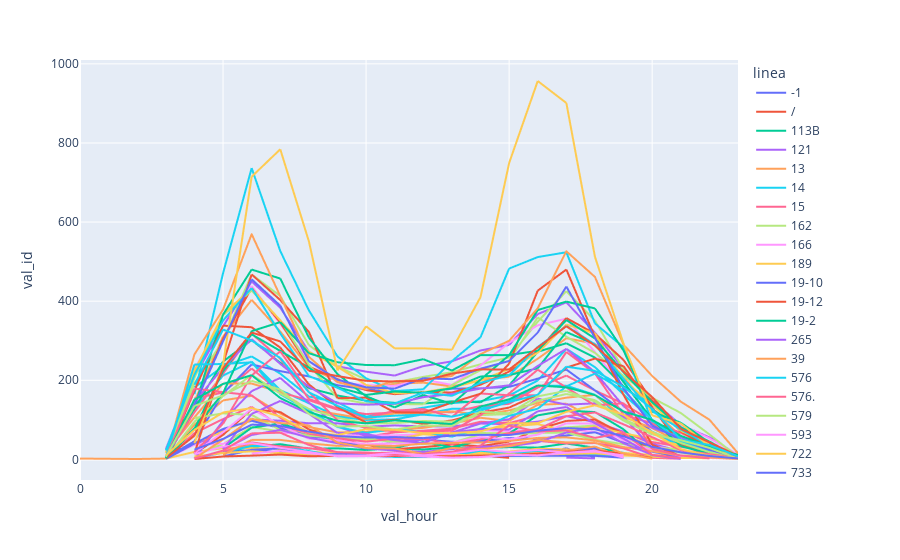

Here is the notebook cell this chart was saved with:
### Code cell
# EDA
# kennedy

# promedio mensual de validaciones por hora para distintas lineas

valid_ken_pltmeanlinea=valid_ken_raw[valid_ken_raw['val_month']==4].groupby(['linea', 'val_hour', 'fecha_clearing'])['val_id'].count()
valid_ken_pltmeanlinea=valid_ken_pltmeanlinea.reset_index()
valid_ken_pltmeanlinea=valid_ken_pltmeanlinea.groupby(['linea', 'val_hour'])['val_id'].mean().reset_index()

fig7 = px.line(valid_ken_pltmeanlinea, x="val_hour", y="val_id", color='linea')
fig7.show()

### Figure 1 — Plotly figure (JSON) as saved in the notebook; plotly's stock layout.template omitted (floating-point values rounded to 4 significant figures)
{"data": [{"hovertemplate": "linea=-1<br>val_hour=%{x}<br>val_id=%{y}<extra></extra>", "legendgroup": "-1", "line": {"color": "#636efa", "dash": "solid"}, "mode": "lines", "name": "-1", "showlegend": true, "type": "scattergl", "x": [0, 2, 3, 4, 5, 6, 7, 8, 9, 10, 11, 12, 13, 14, 15, 16, 17, 18, 19, 20, 21, 22, 23], "xaxis": "x", "y": [null, null, null, null, null, null, null, null, null, null, null, null, null, null, null, 14, 28, 5, null, null, null, null, null], "yaxis": "y"}, {"hovertemplate": "linea=/<br>val_hour=%{x}<br>val_id=%{y}<extra></extra>", "legendgroup": "/", "line": {"color": "#EF553B", "dash": "solid"}, "mode": "lines", "name": "/", "showlegend": true, "type": "scattergl", "x": [0, 2, 3, 4, 5, 6, 7, 8, 9, 10, 11, 12, 13, 14, 15, 16, 17, 18, 19, 20, 21, 22, 23], "xaxis": "x", "y": [null, null, null, null, null, null, null, null, null, 6, null, null, null, 10, 4, null, null, 9, null, null, null, null, null], "yaxis": "y"}, {"hovertemplate": "linea=113B<br>val_hour=%{x}<br>val_id=%{y}<extra></extra>", "legendgroup": "113B", "line": {"color": "#00cc96", "dash": "solid"}, "mode": "lines", "name": "113B", "showlegend": true, "type": "scattergl", "x": [0, 2, 3, 4, 5, 6, 7, 8, 9, 10, 11, 12, 13, 14, 15, 16, 17, 18, 19, 20, 21, 22, 23], "xaxis": "x", "y": [null, null, null, null, 18.16, 31.68, 38.56, 27.24, 27.92, 23.92, 28, 24.96, 30.8, 28.84, 31, 29.72, 40.08, 29.56, 16.44, 10.44, 4.059, 7, null], "yaxis": "y"}, {"hovertemplate": "linea=121<br>val_hour=%{x}<br>val_id=%{y}<extra></extra>", "legendgroup": "121", "line": {"color": "#ab63fa", "dash": "solid"}, "mode": "lines", "name": "121", "showlegend": true, "type": "scattergl", "x": [0, 2, 3, 4, 5, 6, 7, 8, 9, 10, 11, 12, 13, 14, 15, 16, 17, 18, 19, 20, 21, 22, 23], "xaxis": "x", "y": [null, null, null, 36.32, 72.52, 101.2, 97.76, 91.2, 91.28, 82.52, 85.96, 83.32, 83.6, 90.72, 88.76, 95.36, 109.4, 94.04, 69.92, 39.44, 20.44, 12.05, 2.286], "yaxis": "y"}, {"hovertemplate": "linea=13<br>val_hour=%{x}<br>val_id=%{y}<extra></extra>", "legendgroup": "13", "line": {"color": "#FFA15A", "dash": "solid"}, "mode": "lines", "name": "13", "showlegend": true, "type": "scattergl", "x": [0, 2, 3, 4, 5, 6, 7, 8, 9, 10, 11, 12, 13, 14, 15, 16, 17, 18, 19, 20, 21, 22, 23], "xaxis": "x", "y": [null, null, 5.375, 87.59, 149.1, 160.9, 115.9, 81.88, 68.16, 69.44, 73.88, 79.76, 90.32, 105.2, 97.28, 138.1, 140.9, 102.6, 61.52, 32.6, 24.47, 12.57, 3.143], "yaxis": "y"}, {"hovertemplate": "linea=14<br>val_hour=%{x}<br>val_id=%{y}<extra></extra>", "legendgroup": "14", "line": {"color": "#19d3f3", "dash": "solid"}, "mode": "lines", "name": "14", "showlegend": true, "type": "scattergl", "x": [0, 2, 3, 4, 5, 6, 7, 8, 9, 10, 11, 12, 13, 14, 15, 16, 17, 18, 19, 20, 21, 22, 23], "xaxis": "x", "y": [null, null, 6.333, 128.1, 211.9, 247.5, 175.2, 142, 108.7, 99.64, 101.2, 114.1, 127.9, 128, 146.5, 186.2, 186.3, 163.3, 101.0, 66.8, 35.71, 18.83, 3], "yaxis": "y"}, {"hovertemplate": "linea=15<br>val_hour=%{x}<br>val_id=%{y}<extra></extra>", "legendgroup": "15", "line": {"color": "#FF6692", "dash": "solid"}, "mode": "lines", "name": "15", "showlegend": true, "type": "scattergl", "x": [0, 2, 3, 4, 5, 6, 7, 8, 9, 10, 11, 12, 13, 14, 15, 16, 17, 18, 19, 20, 21, 22, 23], "xaxis": "x", "y": [null, null, 1.167, 66.26, 101.9, 132.8, 84.16, 67.05, 60.26, 57, 68.37, 72.53, 77.79, 95.21, 91.53, 111.2, 125.1, 93.11, 66.95, 43.84, 31.89, 19.22, 1.222], "yaxis": "y"}, {"hovertemplate": "linea=162<br>val_hour=%{x}<br>val_id=%{y}<extra></extra>", "legendgroup": "162", "line": {"color": "#B6E880", "dash": "solid"}, "mode": "lines", "name": "162", "showlegend": true, "type": "scattergl", "x": [0, 2, 3, 4, 5, 6, 7, 8, 9, 10, 11, 12, 13, 14, 15, 16, 17, 18, 19, 20, 21, 22, 23], "xaxis": "x", "y": [null, null, null, 12.53, 38.68, 82.2, 70.44, 59.24, 56.64, 53.12, 59.56, 64.32, 65.2, 66.64, 66.24, 74.68, 80.8, 85.68, 55.36, 28.08, 17.08, 6.412, 2], "yaxis": "y"}, {"hovertemplate": "linea=166<br>val_hour=%{x}<br>val_id=%{y}<extra></extra>", "legendgroup": "166", "line": {"color": "#FF97FF", "dash": "solid"}, "mode": "lines", "name": "166", "showlegend": true, "type": "scattergl", "x": [0, 2, 3, 4, 5, 6, 7, 8, 9, 10, 11, 12, 13, 14, 15, 16, 17, 18, 19, 20, 21, 22, 23], "xaxis": "x", "y": [null, null, 1, 37.21, 39.32, 64.56, 67.88, 64, 58.92, 61, 60.72, 64.12, 66.68, 73.68, 71.68, 75.44, 77.92, 68.88, 54.68, 34.04, 21.56, 9.409, 2], "yaxis": "y"}, {"hovertemplate": "linea=189<br>val_hour=%{x}<br>val_id=%{y}<extra></extra>", "legendgroup": "189", "line": {"color": "#FECB52", "dash": "solid"}, "mode": "lines", "name": "189", "showlegend": true, "type": "scattergl", "x": [0, 2, 3, 4, 5, 6, 7, 8, 9, 10, 11, 12, 13, 14, 15, 16, 17, 18, 19, 20, 21, 22, 23], "xaxis": "x", "y": [null, null, 2, 18.91, 28.47, 28.39, 26.29, 20.08, 14.35, 17.38, 13.88, 14.12, 16.91, 16.33, 19.65, 26.9, 25.38, 21.3, 16.17, 11.27, 7.913, 6.684, 1.833], "yaxis": "y"}, {"hovertemplate": "linea=19-10<br>val_hour=%{x}<br>val_id=%{y}<extra></extra>", "legendgroup": "19-10", "line": {"color": "#636efa", "dash": "solid"}, "mode": "lines", "name": "19-10", "showlegend": true, "type": "scattergl", "x": [0, 2, 3, 4, 5, 6, 7, 8, 9, 10, 11, 12, 13, 14, 15, 16, 17, 18, 19, 20, 21, 22, 23], "xaxis": "x", "y": [null, null, null, null, 7.5, 24.25, 27.75, 18.25, 8.5, 9.5, 6.5, 6.25, 8.75, 10.75, 16.25, 23.75, 22.33, 28, 8.5, null, null, null, null], "yaxis": "y"}, {"hovertemplate": "linea=19-12<br>val_hour=%{x}<br>val_id=%{y}<extra></extra>", "legendgroup": "19-12", "line": {"color": "#EF553B", "dash": "solid"}, "mode": "lines", "name": "19-12", "showlegend": true, "type": "scattergl", "x": [0, 2, 3, 4, 5, 6, 7, 8, 9, 10, 11, 12, 13, 14, 15, 16, 17, 18, 19, 20, 21, 22, 23], "xaxis": "x", "y": [null, null, null, 14.75, 62, 126.8, 119.8, 75.75, 52.75, 36.25, 25.75, 31, 37.75, 33.25, 45, 75.75, 97.33, 100.7, 64.67, 23, 2.333, null, null], "yaxis": "y"}, {"hovertemplate": "linea=19-2<br>val_hour=%{x}<br>val_id=%{y}<extra></extra>", "legendgroup": "19-2", "line": {"color": "#00cc96", "dash": "solid"}, "mode": "lines", "name": "19-2", "showlegend": true, "type": "scattergl", "x": [0, 2, 3, 4, 5, 6, 7, 8, 9, 10, 11, 12, 13, 14, 15, 16, 17, 18, 19, 20, 21, 22, 23], "xaxis": "x", "y": [null, null, null, null, 28, 80.25, 90.75, 68.75, 43, 36.5, 29.67, 43.67, 30.75, 47.75, 66, 111.2, 123.3, 119.7, 76, 9.667, null, null, null], "yaxis": "y"}, {"hovertemplate": "linea=265<br>val_hour=%{x}<br>val_id=%{y}<extra></extra>", "legendgroup": "265", "line": {"color": "#ab63fa", "dash": "solid"}, "mode": "lines", "name": "265", "showlegend": true, "type": "scattergl", "x": [0, 2, 3, 4, 5, 6, 7, 8, 9, 10, 11, 12, 13, 14, 15, 16, 17, 18, 19, 20, 21, 22, 23], "xaxis": "x", "y": [2, null, 25.89, 208.8, 336.6, 449.8, 383.6, 272.3, 235.4, 221.9, 211.9, 235.8, 247.8, 275.4, 289.6, 367.3, 397.1, 320.3, 227.7, 148.9, 87.12, 55.64, 11.36], "yaxis": "y"}, {"hovertemplate": "linea=39<br>val_hour=%{x}<br>val_id=%{y}<extra></extra>", "legendgroup": "39", "line": {"color": "#FFA15A", "dash": "solid"}, "mode": "lines", "name": "39", "showlegend": true, "type": "scattergl", "x": [0, 2, 3, 4, 5, 6, 7, 8, 9, 10, 11, 12, 13, 14, 15, 16, 17, 18, 19, 20, 21, 22, 23], "xaxis": "x", "y": [null, null, 1, 146.7, 310.3, 403.4, 323.2, 232.6, 197.7, 175.2, 191.4, 194.1, 184.4, 200.4, 209.3, 254.5, 306.4, 292.5, 207.1, 126.1, 58.56, 24.36, 6.667], "yaxis": "y"}, {"hovertemplate": "linea=576<br>val_hour=%{x}<br>val_id=%{y}<extra></extra>", "legendgroup": "576", "line": {"color": "#19d3f3", "dash": "solid"}, "mode": "lines", "name": "576", "showlegend": true, "type": "scattergl", "x": [0, 2, 3, 4, 5, 6, 7, 8, 9, 10, 11, 12, 13, 14, 15, 16, 17, 18, 19, 20, 21, 22, 23], "xaxis": "x", "y": [null, null, null, 181.8, 235.2, 260.4, 216.9, 158.9, 144.4, 108.1, 118.9, 130.8, 142.3, 147.1, 161.5, 199.5, 279.5, 233.2, 163.9, 100, 56.93, 34.14, 5.6], "yaxis": "y"}, {"hovertemplate": "linea=576.<br>val_hour=%{x}<br>val_id=%{y}<extra></extra>", "legendgroup": "576.", "line": {"color": "#FF6692", "dash": "solid"}, "mode": "lines", "name": "576.", "showlegend": true, "type": "scattergl", "x": [0, 2, 3, 4, 5, 6, 7, 8, 9, 10, 11, 12, 13, 14, 15, 16, 17, 18, 19, 20, 21, 22, 23], "xaxis": "x", "y": [null, null, null, 154.3, 169, 229.8, 169.6, 149.5, 125.7, 114.5, 118.6, 122, 118.9, 135.1, 140.5, 181.8, 211.8, 174.2, 140.7, 95.82, 67.09, 34.36, 12], "yaxis": "y"}, {"hovertemplate": "linea=579<br>val_hour=%{x}<br>val_id=%{y}<extra></extra>", "legendgroup": "579", "line": {"color": "#B6E880", "dash": "solid"}, "mode": "lines", "name": "579", "showlegend": true, "type": "scattergl", "x": [0, 2, 3, 4, 5, 6, 7, 8, 9, 10, 11, 12, 13, 14, 15, 16, 17, 18, 19, 20, 21, 22, 23], "xaxis": "x", "y": [2.857, null, 2, 192.3, 299.4, 467.6, 413.0, 289.1, 234.9, 201.8, 194.7, 208.6, 220.3, 240.5, 257.8, 348.3, 425.2, 350.6, 226.9, 138.8, 73.2, 42.8, 10.63], "yaxis": "y"}, {"hovertemplate": "linea=593<br>val_hour=%{x}<br>val_id=%{y}<extra></extra>", "legendgroup": "593", "line": {"color": "#FF97FF", "dash": "solid"}, "mode": "lines", "name": "593", "showlegend": true, "type": "scattergl", "x": [0, 2, 3, 4, 5, 6, 7, 8, 9, 10, 11, 12, 13, 14, 15, 16, 17, 18, 19, 20, 21, 22, 23], "xaxis": "x", "y": [2, null, 7.8, 229.3, 349.6, 438.5, 342.6, 248.7, 194.9, 187.8, 185.7, 202.2, 188.2, 237.5, 294.9, 339.0, 355.8, 271.2, 180, 137.5, 87.8, 53.2, 12.32], "yaxis": "y"}, {"hovertemplate": "linea=722<br>val_hour=%{x}<br>val_id=%{y}<extra></extra>", "legendgroup": "722", "line": {"color": "#FECB52", "dash": "solid"}, "mode": "lines", "name": "722", "showlegend": true, "type": "scattergl", "x": [0, 2, 3, 4, 5, 6, 7, 8, 9, 10, 11, 12, 13, 14, 15, 16, 17, 18, 19, 20, 21, 22, 23], "xaxis": "x", "y": [null, null, null, 41.43, 70.21, 103.6, 78.29, 61.64, 59.24, 49.6, 50.92, 63.64, 58.68, 75.48, 83.2, 88.92, 73.29, 82.93, 66, 51.79, 35.79, 19.93, 4.333], "yaxis": "y"}, {"hovertemplate": "linea=733<br>val_hour=%{x}<br>val_id=%{y}<extra></extra>", "legendgroup": "733", "line": {"color": "#636efa", "dash": "solid"}, "mode": "lines", "name": "733", "showlegend": true, "type": "scattergl", "x": [0, 2, 3, 4, 5, 6, 7, 8, 9, 10, 11, 12, 13, 14, 15, 16, 17, 18, 19, 20, 21, 22, 23], "xaxis": "x", "y": [null, null, 4.095, 45.88, 166.8, 240.0, 223.2, 209.9, 187.6, 176.8, 170.5, 168.4, 178.8, 179.7, 183.4, 204.2, 227.1, 174.4, 121.0, 70.28, 40.36, 15.96, 2.417], "yaxis": "y"}, {"hovertemplate": "linea=738<br>val_hour=%{x}<br>val_id=%{y}<extra></extra>", "legendgroup": "738", "line": {"color": "#EF553B", "dash": "solid"}, "mode": "lines", "name": "738", "showlegend": true, "type": "scattergl", "x": [0, 2, 3, 4, 5, 6, 7, 8, 9, 10, 11, 12, 13, 14, 15, 16, 17, 18, 19, 20, 21, 22, 23], "xaxis": "x", "y": [2, null, 6.955, 135.7, 304.8, 433.5, 346.4, 234.8, 203, 175, 164.9, 170.6, 169.0, 188.9, 221.9, 273.6, 357.3, 317.8, 251.2, 148.9, 70.28, 30.71, 6.625], "yaxis": "y"}, {"hovertemplate": "linea=910<br>val_hour=%{x}<br>val_id=%{y}<extra></extra>", "legendgroup": "910", "line": {"color": "#00cc96", "dash": "solid"}, "mode": "lines", "name": "910", "showlegend": true, "type": "scattergl", "x": [0, 2, 3, 4, 5, 6, 7, 8, 9, 10, 11, 12, 13, 14, 15, 16, 17, 18, 19, 20, 21, 22, 23], "xaxis": "x", "y": [null, null, 1, 128.7, 247.4, 301.7, 244.1, 180.3, 161.6, 148.6, 142.9, 141.3, 146.8, 144.5, 186.9, 272.1, 293.7, 257.4, 184.7, 128, 73.82, 36.54, 11.11], "yaxis": "y"}, {"hovertemplate": "linea=910_Rural<br>val_hour=%{x}<br>val_id=%{y}<extra></extra>", "legendgroup": "910_Rural", "line": {"color": "#ab63fa", "dash": "solid"}, "mode": "lines", "name": "910_Rural", "showlegend": true, "type": "scattergl", "x": [0, 2, 3, 4, 5, 6, 7, 8, 9, 10, 11, 12, 13, 14, 15, 16, 17, 18, 19, 20, 21, 22, 23], "xaxis": "x", "y": [null, null, null, null, 2.286, null, null, null, null, null, null, null, null, null, null, null, 4.667, 2.4, null, null, null, null, null], "yaxis": "y"}, {"hovertemplate": "linea=953<br>val_hour=%{x}<br>val_id=%{y}<extra></extra>", "legendgroup": "953", "line": {"color": "#FFA15A", "dash": "solid"}, "mode": "lines", "name": "953", "showlegend": true, "type": "scattergl", "x": [0, 2, 3, 4, 5, 6, 7, 8, 9, 10, 11, 12, 13, 14, 15, 16, 17, 18, 19, 20, 21, 22, 23], "xaxis": "x", "y": [null, null, 16.86, 106.4, 192.1, 191.7, 170.5, 125.8, 114.2, 102.3, 116.5, 117, 121.3, 112.9, 123.8, 142.9, 156.1, 163.1, 107.6, 79.04, 42.48, 24.86, 5.556], "yaxis": "y"}, {"hovertemplate": "linea=BF401<br>val_hour=%{x}<br>val_id=%{y}<extra></extra>", "legendgroup": "BF401", "line": {"color": "#19d3f3", "dash": "solid"}, "mode": "lines", "name": "BF401", "showlegend": true, "type": "scattergl", "x": [0, 2, 3, 4, 5, 6, 7, 8, 9, 10, 11, 12, 13, 14, 15, 16, 17, 18, 19, 20, 21, 22, 23], "xaxis": "x", "y": [null, null, null, 164.8, 470.8, 736.5, 526.8, 376.8, 260.2, 205, 172.8, 177.2, 248.5, 308.8, 482.5, 511.5, 523.8, 343.8, 283.3, 94.33, 39, 11, 1], "yaxis": "y"}, {"hovertemplate": "linea=BF404<br>val_hour=%{x}<br>val_id=%{y}<extra></extra>", "legendgroup": "BF404", "line": {"color": "#FF6692", "dash": "solid"}, "mode": "lines", "name": "BF404", "showlegend": true, "type": "scattergl", "x": [0, 2, 3, 4, 5, 6, 7, 8, 9, 10, 11, 12, 13, 14, 15, 16, 17, 18, 19, 20, 21, 22, 23], "xaxis": "x", "y": [null, null, 7.5, 119.4, 216.8, 317.9, 254.5, 152.8, 128.4, 104.6, 123.2, 127.3, 107.5, 166.7, 162.1, 162.1, 271.7, 217.1, 112.9, 91.11, 46.68, 24.96, 4.8], "yaxis": "y"}, {"hovertemplate": "linea=BG902<br>val_hour=%{x}<br>val_id=%{y}<extra></extra>", "legendgroup": "BG902", "line": {"color": "#B6E880", "dash": "solid"}, "mode": "lines", "name": "BG902", "showlegend": true, "type": "scattergl", "x": [0, 2, 3, 4, 5, 6, 7, 8, 9, 10, 11, 12, 13, 14, 15, 16, 17, 18, 19, 20, 21, 22, 23], "xaxis": "x", "y": [2, null, 6.75, 206.5, 364.7, 426.8, 352.0, 239.4, 154.8, 141.1, 139.6, 139.5, 187.8, 225.7, 249.8, 359, 310.1, 269.3, 211.0, 155.7, 117.4, 63.18, 6.35], "yaxis": "y"}, {"hovertemplate": "linea=C15-1/<br>val_hour=%{x}<br>val_id=%{y}<extra></extra>", "legendgroup": "C15-1/", "line": {"color": "#FF97FF", "dash": "solid"}, "mode": "lines", "name": "C15-1/", "showlegend": true, "type": "scattergl", "x": [0, 2, 3, 4, 5, 6, 7, 8, 9, 10, 11, 12, 13, 14, 15, 16, 17, 18, 19, 20, 21, 22, 23], "xaxis": "x", "y": [null, null, null, null, null, null, null, null, null, null, null, null, null, null, null, null, null, 3, null, null, null, null, null], "yaxis": "y"}, {"hovertemplate": "linea=C201<br>val_hour=%{x}<br>val_id=%{y}<extra></extra>", "legendgroup": "C201", "line": {"color": "#FECB52", "dash": "solid"}, "mode": "lines", "name": "C201", "showlegend": true, "type": "scattergl", "x": [0, 2, 3, 4, 5, 6, 7, 8, 9, 10, 11, 12, 13, 14, 15, 16, 17, 18, 19, 20, 21, 22, 23], "xaxis": "x", "y": [1, null, 16.64, 223.4, 367.4, 431.6, 351.2, 272.2, 234.1, 188.3, 167.4, 169.7, 181.8, 199.7, 228.5, 269.6, 341.0, 318.4, 200.0, 139.8, 72.24, 39.76, 6.381], "yaxis": "y"}, {"hovertemplate": "linea=C97A<br>val_hour=%{x}<br>val_id=%{y}<extra></extra>", "legendgroup": "C97A", "line": {"color": "#636efa", "dash": "solid"}, "mode": "lines", "name": "C97A", "showlegend": true, "type": "scattergl", "x": [0, 2, 3, 4, 5, 6, 7, 8, 9, 10, 11, 12, 13, 14, 15, 16, 17, 18, 19, 20, 21, 22, 23], "xaxis": "x", "y": [null, null, 1, 40.1, 77.12, 97.76, 78.72, 59.96, 42.8, 37.4, 41.04, 50.24, 44.44, 45.96, 53.92, 52.04, 60.52, 68.52, 42.28, 19.32, 6.783, 4.75, 2.5], "yaxis": "y"}, {"hovertemplate": "linea=CA103<br>val_hour=%{x}<br>val_id=%{y}<extra></extra>", "legendgroup": "CA103", "line": {"color": "#EF553B", "dash": "solid"}, "mode": "lines", "name": "CA103", "showlegend": true, "type": "scattergl", "x": [0, 2, 3, 4, 5, 6, 7, 8, 9, 10, 11, 12, 13, 14, 15, 16, 17, 18, 19, 20, 21, 22, 23], "xaxis": "x", "y": [null, null, null, 14.5, 242.5, 467.5, 403, 322.5, 154.8, 156.2, 119.2, 118.2, 143.7, 166, 242, 426.7, 480, 309, 163, 37, 8.333, 3.667, 1], "yaxis": "y"}, {"hovertemplate": "linea=CA117<br>val_hour=%{x}<br>val_id=%{y}<extra></extra>", "legendgroup": "CA117", "line": {"color": "#00cc96", "dash": "solid"}, "mode": "lines", "name": "CA117", "showlegend": true, "type": "scattergl", "x": [0, 2, 3, 4, 5, 6, 7, 8, 9, 10, 11, 12, 13, 14, 15, 16, 17, 18, 19, 20, 21, 22, 23], "xaxis": "x", "y": [null, null, null, 130.5, 366, 480, 457.2, 308, 215.8, 159.5, 131.5, 163, 140.5, 201.7, 263.3, 377.7, 399, 381.7, 275, 120.7, 92.67, 42.67, 8.5], "yaxis": "y"}, {"hovertemplate": "linea=CANTABRIA/<br>val_hour=%{x}<br>val_id=%{y}<extra></extra>", "legendgroup": "CANTABRIA/", "line": {"color": "#ab63fa", "dash": "solid"}, "mode": "lines", "name": "CANTABRIA/", "showlegend": true, "type": "scattergl", "x": [0, 2, 3, 4, 5, 6, 7, 8, 9, 10, 11, 12, 13, 14, 15, 16, 17, 18, 19, 20, 21, 22, 23], "xaxis": "x", "y": [null, null, null, 2, 97.25, 172.5, 206, 143.8, 82.75, 59.25, 46.25, 49.5, 67.75, 90.75, 101.5, 153.5, 138.5, 141.7, 107.3, 27.67, 4.667, null, null], "yaxis": "y"}, {"hovertemplate": "linea=CANÃ?DROMO/<br>val_hour=%{x}<br>val_id=%{y}<extra></extra>", "legendgroup": "CANÃ?DROMO/", "line": {"color": "#FFA15A", "dash": "solid"}, "mode": "lines", "name": "CANÃ?DROMO/", "showlegend": true, "type": "scattergl", "x": [0, 2, 3, 4, 5, 6, 7, 8, 9, 10, 11, 12, 13, 14, 15, 16, 17, 18, 19, 20, 21, 22, 23], "xaxis": "x", "y": [null, null, null, null, 18, 37.67, 31.67, 15.67, 9.333, 10, 12.5, 8, 6.333, 11.67, 10.67, 19.67, 22.33, 32.5, 3.5, null, null, null, null], "yaxis": "y"}, {"hovertemplate": "linea=CANÓDROMO/<br>val_hour=%{x}<br>val_id=%{y}<extra></extra>", "legendgroup": "CANÓDROMO/", "line": {"color": "#19d3f3", "dash": "solid"}, "mode": "lines", "name": "CANÓDROMO/", "showlegend": true, "type": "scattergl", "x": [0, 2, 3, 4, 5, 6, 7, 8, 9, 10, 11, 12, 13, 14, 15, 16, 17, 18, 19, 20, 21, 22, 23], "xaxis": "x", "y": [null, null, null, null, 18, 34, 33, 21, 8, 15, 6, 7, 9, 22, 15, 22, 14, 12, 4, null, null, null, null], "yaxis": "y"}, {"hovertemplate": "linea=CB100<br>val_hour=%{x}<br>val_id=%{y}<extra></extra>", "legendgroup": "CB100", "line": {"color": "#FF6692", "dash": "solid"}, "mode": "lines", "name": "CB100", "showlegend": true, "type": "scattergl", "x": [0, 2, 3, 4, 5, 6, 7, 8, 9, 10, 11, 12, 13, 14, 15, 16, 17, 18, 19, 20, 21, 22, 23], "xaxis": "x", "y": [null, null, null, null, 18.75, 43, 32.75, 28.5, 18.5, 15.5, 17, 19.67, 16, 28, 38.75, 47, 40.25, 41.33, 28, 4, 1.5, null, null], "yaxis": "y"}, {"hovertemplate": "linea=E70<br>val_hour=%{x}<br>val_id=%{y}<extra></extra>", "legendgroup": "E70", "line": {"color": "#B6E880", "dash": "solid"}, "mode": "lines", "name": "E70", "showlegend": true, "type": "scattergl", "x": [0, 2, 3, 4, 5, 6, 7, 8, 9, 10, 11, 12, 13, 14, 15, 16, 17, 18, 19, 20, 21, 22, 23], "xaxis": "x", "y": [1, null, null, 104.5, 116.5, 112.3, 74.46, 59.83, 54.46, 52.62, 43.57, 38.68, 42.15, 63.17, 62.75, 67.04, 67.78, 49.52, 38.42, 29.62, 24.78, 9.261, 3.714], "yaxis": "y"}, {"hovertemplate": "linea=FA410<br>val_hour=%{x}<br>val_id=%{y}<extra></extra>", "legendgroup": "FA410", "line": {"color": "#FF97FF", "dash": "solid"}, "mode": "lines", "name": "FA410", "showlegend": true, "type": "scattergl", "x": [0, 2, 3, 4, 5, 6, 7, 8, 9, 10, 11, 12, 13, 14, 15, 16, 17, 18, 19, 20, 21, 22, 23], "xaxis": "x", "y": [null, null, 33, null, null, null, null, null, null, null, null, null, null, null, null, null, null, null, null, null, null, null, null], "yaxis": "y"}, {"hovertemplate": "linea=FCS<br>val_hour=%{x}<br>val_id=%{y}<extra></extra>", "legendgroup": "FCS", "line": {"color": "#FECB52", "dash": "solid"}, "mode": "lines", "name": "FCS", "showlegend": true, "type": "scattergl", "x": [0, 2, 3, 4, 5, 6, 7, 8, 9, 10, 11, 12, 13, 14, 15, 16, 17, 18, 19, 20, 21, 22, 23], "xaxis": "x", "y": [null, null, null, null, null, 34, null, null, null, null, null, null, null, null, null, null, null, null, null, null, null, null, null], "yaxis": "y"}, {"hovertemplate": "linea=FF402<br>val_hour=%{x}<br>val_id=%{y}<extra></extra>", "legendgroup": "FF402", "line": {"color": "#636efa", "dash": "solid"}, "mode": "lines", "name": "FF402", "showlegend": true, "type": "scattergl", "x": [0, 2, 3, 4, 5, 6, 7, 8, 9, 10, 11, 12, 13, 14, 15, 16, 17, 18, 19, 20, 21, 22, 23], "xaxis": "x", "y": [null, null, null, 4.056, 16.52, 23.72, 18.44, 11.24, 13.62, 10.24, 11.72, 12.08, 8.48, 7.2, 8.76, 9.12, 9.28, 8.958, 4.25, null, null, null, null], "yaxis": "y"}, {"hovertemplate": "linea=FF409<br>val_hour=%{x}<br>val_id=%{y}<extra></extra>", "legendgroup": "FF409", "line": {"color": "#EF553B", "dash": "solid"}, "mode": "lines", "name": "FF409", "showlegend": true, "type": "scattergl", "x": [0, 2, 3, 4, 5, 6, 7, 8, 9, 10, 11, 12, 13, 14, 15, 16, 17, 18, 19, 20, 21, 22, 23], "xaxis": "x", "y": [null, null, 2, 173.7, 338.2, 334.1, 282.6, 189.6, 132.4, 93, 100.3, 90, 98.43, 117.8, 131, 163.8, 232.1, 254.9, 235.6, 131.9, 35.29, 17.17, 5.333], "yaxis": "y"}, {"hovertemplate": "linea=FH408<br>val_hour=%{x}<br>val_id=%{y}<extra></extra>", "legendgroup": "FH408", "line": {"color": "#00cc96", "dash": "solid"}, "mode": "lines", "name": "FH408", "showlegend": true, "type": "scattergl", "x": [0, 2, 3, 4, 5, 6, 7, 8, 9, 10, 11, 12, 13, 14, 15, 16, 17, 18, 19, 20, 21, 22, 23], "xaxis": "x", "y": [null, null, 1, 77.32, 223.1, 316.1, 274.4, 232.0, 182.2, 163.1, 171.6, 168.5, 179.9, 209.5, 213.1, 230.5, 321.9, 291.0, 195.4, 100.5, 33.5, 14.28, 5.25], "yaxis": "y"}, {"hovertemplate": "linea=GA507<br>val_hour=%{x}<br>val_id=%{y}<extra></extra>", "legendgroup": "GA507", "line": {"color": "#ab63fa", "dash": "solid"}, "mode": "lines", "name": "GA507", "showlegend": true, "type": "scattergl", "x": [0, 2, 3, 4, 5, 6, 7, 8, 9, 10, 11, 12, 13, 14, 15, 16, 17, 18, 19, 20, 21, 22, 23], "xaxis": "x", "y": [2.333, null, 1.75, 144.6, 231.8, 304.0, 241.6, 183.7, 141.7, 138.3, 140.6, 157.4, 165.4, 179, 187.2, 236.2, 279.4, 220.5, 134.6, 79.92, 56.04, 27.56, 6.867], "yaxis": "y"}, {"hovertemplate": "linea=GC509<br>val_hour=%{x}<br>val_id=%{y}<extra></extra>", "legendgroup": "GC509", "line": {"color": "#FFA15A", "dash": "solid"}, "mode": "lines", "name": "GC509", "showlegend": true, "type": "scattergl", "x": [0, 2, 3, 4, 5, 6, 7, 8, 9, 10, 11, 12, 13, 14, 15, 16, 17, 18, 19, 20, 21, 22, 23], "xaxis": "x", "y": [2, 1, 2, 265.4, 378.7, 569.3, 412.7, 259.4, 195.2, 178, 197.9, 200.8, 211.0, 266.2, 299.9, 382, 526.2, 461.3, 289.9, 210.8, 146.0, 100.5, 15.64], "yaxis": "y"}, {"hovertemplate": "linea=GF511<br>val_hour=%{x}<br>val_id=%{y}<extra></extra>", "legendgroup": "GF511", "line": {"color": "#19d3f3", "dash": "solid"}, "mode": "lines", "name": "GF511", "showlegend": true, "type": "scattergl", "x": [0, 2, 3, 4, 5, 6, 7, 8, 9, 10, 11, 12, 13, 14, 15, 16, 17, 18, 19, 20, 21, 22, 23], "xaxis": "x", "y": [null, null, 5, 239.9, 241.3, 245.3, 164.9, 123.5, 81.96, 67.16, 76.28, 69.6, 57.4, 77.96, 110.4, 128.0, 184.6, 217.0, 174.4, 100.2, 44.84, 21.62, 5.273], "yaxis": "y"}, {"hovertemplate": "linea=GF512<br>val_hour=%{x}<br>val_id=%{y}<extra></extra>", "legendgroup": "GF512", "line": {"color": "#FF6692", "dash": "solid"}, "mode": "lines", "name": "GF512", "showlegend": true, "type": "scattergl", "x": [0, 2, 3, 4, 5, 6, 7, 8, 9, 10, 11, 12, 13, 14, 15, 16, 17, 18, 19, 20, 21, 22, 23], "xaxis": "x", "y": [null, null, 3.667, 179.1, 170, 162.2, 105.2, 64.92, 53.76, 44.76, 52.56, 52.08, 39, 50.6, 66.8, 76.36, 109.0, 118.7, 88.64, 56.32, 23.4, 13.4, 5.647], "yaxis": "y"}, {"hovertemplate": "linea=GL508<br>val_hour=%{x}<br>val_id=%{y}<extra></extra>", "legendgroup": "GL508", "line": {"color": "#B6E880", "dash": "solid"}, "mode": "lines", "name": "GL508", "showlegend": true, "type": "scattergl", "x": [0, 2, 3, 4, 5, 6, 7, 8, 9, 10, 11, 12, 13, 14, 15, 16, 17, 18, 19, 20, 21, 22, 23], "xaxis": "x", "y": [1, null, 1, 95.26, 160.0, 213.8, 166.4, 127.5, 105.4, 90.96, 91.68, 97.12, 95.44, 112.0, 114.5, 148.2, 165.4, 149.8, 101.6, 69.88, 41.6, 18.25, 8.636], "yaxis": "y"}, {"hovertemplate": "linea=GL510<br>val_hour=%{x}<br>val_id=%{y}<extra></extra>", "legendgroup": "GL510", "line": {"color": "#FF97FF", "dash": "solid"}, "mode": "lines", "name": "GL510", "showlegend": true, "type": "scattergl", "x": [0, 2, 3, 4, 5, 6, 7, 8, 9, 10, 11, 12, 13, 14, 15, 16, 17, 18, 19, 20, 21, 22, 23], "xaxis": "x", "y": [null, null, null, 16.1, 68.6, 128.2, 86.52, 52.32, 48.64, 38.04, 40.24, 40.4, 42.68, 56.44, 50.64, 62.48, 91.24, 90.48, 47.92, 23.32, 9.053, 3.786, 1], "yaxis": "y"}, {"hovertemplate": "linea=HG709<br>val_hour=%{x}<br>val_id=%{y}<extra></extra>", "legendgroup": "HG709", "line": {"color": "#FECB52", "dash": "solid"}, "mode": "lines", "name": "HG709", "showlegend": true, "type": "scattergl", "x": [0, 2, 3, 4, 5, 6, 7, 8, 9, 10, 11, 12, 13, 14, 15, 16, 17, 18, 19, 20, 21, 22, 23], "xaxis": "x", "y": [null, null, null, 7.263, 16.19, 20.33, 15.88, 13.3, 9.852, 9.308, 11.64, 11.42, 10.64, 11.92, 13, 12.33, 13.88, 15.35, 9.923, 6.727, 3.667, 2.8, null], "yaxis": "y"}, {"hovertemplate": "linea=Lopez<br>val_hour=%{x}<br>val_id=%{y}<extra></extra>", "legendgroup": "Lopez", "line": {"color": "#636efa", "dash": "solid"}, "mode": "lines", "name": "Lopez", "showlegend": true, "type": "scattergl", "x": [0, 2, 3, 4, 5, 6, 7, 8, 9, 10, 11, 12, 13, 14, 15, 16, 17, 18, 19, 20, 21, 22, 23], "xaxis": "x", "y": [null, null, null, null, null, null, null, 2, null, null, null, null, null, null, null, null, null, null, null, null, null, null, null], "yaxis": "y"}, {"hovertemplate": "linea=MUNDOAV/<br>val_hour=%{x}<br>val_id=%{y}<extra></extra>", "legendgroup": "MUNDOAV/", "line": {"color": "#EF553B", "dash": "solid"}, "mode": "lines", "name": "MUNDOAV/", "showlegend": true, "type": "scattergl", "x": [0, 2, 3, 4, 5, 6, 7, 8, 9, 10, 11, 12, 13, 14, 15, 16, 17, 18, 19, 20, 21, 22, 23], "xaxis": "x", "y": [null, null, null, 1, 7.35, 9.5, 12.25, 7.818, 8.88, 8.417, 8.542, 7.818, 8.042, 9.583, 10.48, 14.24, 19.33, 22.42, 14.24, 3.762, null, null, null], "yaxis": "y"}, {"hovertemplate": "linea=P7<br>val_hour=%{x}<br>val_id=%{y}<extra></extra>", "legendgroup": "P7", "line": {"color": "#00cc96", "dash": "solid"}, "mode": "lines", "name": "P7", "showlegend": true, "type": "scattergl", "x": [0, 2, 3, 4, 5, 6, 7, 8, 9, 10, 11, 12, 13, 14, 15, 16, 17, 18, 19, 20, 21, 22, 23], "xaxis": "x", "y": [1, null, 2, 78.6, 167.3, 324.2, 347.1, 268.5, 245.6, 238.6, 238.1, 253.3, 224.7, 263.6, 263.8, 274.7, 352.3, 305.6, 220.0, 144.3, 81.24, 45.16, 5.579], "yaxis": "y"}, {"hovertemplate": "linea=R_421<br>val_hour=%{x}<br>val_id=%{y}<extra></extra>", "legendgroup": "R_421", "line": {"color": "#ab63fa", "dash": "solid"}, "mode": "lines", "name": "R_421", "showlegend": true, "type": "scattergl", "x": [0, 2, 3, 4, 5, 6, 7, 8, 9, 10, 11, 12, 13, 14, 15, 16, 17, 18, 19, 20, 21, 22, 23], "xaxis": "x", "y": [null, null, null, null, 26.5, 115, 147.8, 115.2, 66.75, 64.5, 48.75, 41.5, 68, 76.75, 75.5, 121.7, 132.3, 91.33, 52.33, 10.67, 1, null, null], "yaxis": "y"}, {"hovertemplate": "linea=R_603B<br>val_hour=%{x}<br>val_id=%{y}<extra></extra>", "legendgroup": "R_603B", "line": {"color": "#FFA15A", "dash": "solid"}, "mode": "lines", "name": "R_603B", "showlegend": true, "type": "scattergl", "x": [0, 2, 3, 4, 5, 6, 7, 8, 9, 10, 11, 12, 13, 14, 15, 16, 17, 18, 19, 20, 21, 22, 23], "xaxis": "x", "y": [null, null, null, null, 11.32, 49.36, 49.24, 40.56, 34.12, 35.36, 33.88, 39.8, 41.88, 42.8, 46.56, 54.36, 55.72, 47.8, 31.2, 20.52, 10.09, 4.867, 1], "yaxis": "y"}, {"hovertemplate": "linea=R_7<br>val_hour=%{x}<br>val_id=%{y}<extra></extra>", "legendgroup": "R_7", "line": {"color": "#19d3f3", "dash": "solid"}, "mode": "lines", "name": "R_7", "showlegend": true, "type": "scattergl", "x": [0, 2, 3, 4, 5, 6, 7, 8, 9, 10, 11, 12, 13, 14, 15, 16, 17, 18, 19, 20, 21, 22, 23], "xaxis": "x", "y": [1.667, null, 22.52, 213.9, 351.2, 433.2, 318.7, 210.8, 181.0, 146.8, 141.4, 169.1, 160.7, 193.6, 212.6, 284.3, 337.4, 290.7, 203.2, 122.2, 75.72, 34.88, 5.389], "yaxis": "y"}, {"hovertemplate": "linea=R_E61<br>val_hour=%{x}<br>val_id=%{y}<extra></extra>", "legendgroup": "R_E61", "line": {"color": "#FF6692", "dash": "solid"}, "mode": "lines", "name": "R_E61", "showlegend": true, "type": "scattergl", "x": [0, 2, 3, 4, 5, 6, 7, 8, 9, 10, 11, 12, 13, 14, 15, 16, 17, 18, 19, 20, 21, 22, 23], "xaxis": "x", "y": [null, null, null, 18.75, 90, 212.2, 273.2, 170.2, 99, 79.25, 70.75, 70.33, 72.5, 111.8, 166.8, 226.8, 181.8, 136.2, 142, 26.33, 10, 2.333, null], "yaxis": "y"}, {"hovertemplate": "linea=SE10<br>val_hour=%{x}<br>val_id=%{y}<extra></extra>", "legendgroup": "SE10", "line": {"color": "#B6E880", "dash": "solid"}, "mode": "lines", "name": "SE10", "showlegend": true, "type": "scattergl", "x": [0, 2, 3, 4, 5, 6, 7, 8, 9, 10, 11, 12, 13, 14, 15, 16, 17, 18, 19, 20, 21, 22, 23], "xaxis": "x", "y": [null, null, null, null, 36, null, null, null, null, null, null, null, null, null, null, null, null, null, null, null, null, null, null], "yaxis": "y"}, {"hovertemplate": "linea=T08_TUNA_ALTA<br>val_hour=%{x}<br>val_id=%{y}<extra></extra>", "legendgroup": "T08_TUNA_ALTA", "line": {"color": "#FF97FF", "dash": "solid"}, "mode": "lines", "name": "T08_TUNA_ALTA", "showlegend": true, "type": "scattergl", "x": [0, 2, 3, 4, 5, 6, 7, 8, 9, 10, 11, 12, 13, 14, 15, 16, 17, 18, 19, 20, 21, 22, 23], "xaxis": "x", "y": [null, null, null, 13.25, 32.25, 41.25, 29.25, 18.75, 7.75, 8.25, 11, 7.667, 4.5, 6, 11.5, 10.25, 16.67, 22, 4.667, null, null, null, null], "yaxis": "y"}, {"hovertemplate": "linea=T11<br>val_hour=%{x}<br>val_id=%{y}<extra></extra>", "legendgroup": "T11", "line": {"color": "#FECB52", "dash": "solid"}, "mode": "lines", "name": "T11", "showlegend": true, "type": "scattergl", "x": [0, 2, 3, 4, 5, 6, 7, 8, 9, 10, 11, 12, 13, 14, 15, 16, 17, 18, 19, 20, 21, 22, 23], "xaxis": "x", "y": [null, null, null, 41, 240, 714.8, 784, 551.5, 224.8, 336.5, 280.8, 280.8, 277.2, 410.3, 749.3, 956.7, 901, 512, 292.3, 111.3, 90.67, 33.67, 1], "yaxis": "y"}, {"hovertemplate": "linea=T163<br>val_hour=%{x}<br>val_id=%{y}<extra></extra>", "legendgroup": "T163", "line": {"color": "#636efa", "dash": "solid"}, "mode": "lines", "name": "T163", "showlegend": true, "type": "scattergl", "x": [0, 2, 3, 4, 5, 6, 7, 8, 9, 10, 11, 12, 13, 14, 15, 16, 17, 18, 19, 20, 21, 22, 23], "xaxis": "x", "y": [1, null, 4, 136.8, 298.7, 455.3, 388.6, 248.3, 201.6, 182.2, 179, 205.2, 202.8, 229.3, 248.7, 320.6, 437, 306.8, 179.2, 85.64, 50.04, 24.35, 4.944], "yaxis": "y"}, {"hovertemplate": "linea=T30A<br>val_hour=%{x}<br>val_id=%{y}<extra></extra>", "legendgroup": "T30A", "line": {"color": "#EF553B", "dash": "solid"}, "mode": "lines", "name": "T30A", "showlegend": true, "type": "scattergl", "x": [0, 2, 3, 4, 5, 6, 7, 8, 9, 10, 11, 12, 13, 14, 15, 16, 17, 18, 19, 20, 21, 22, 23], "xaxis": "x", "y": [1.714, null, 2.923, 59.85, 230.3, 320.8, 298.2, 224.2, 210.6, 198.5, 197.1, 199.0, 216.9, 227.5, 227.2, 283, 336.6, 287.6, 222.0, 157.6, 77.44, 43.12, 9], "yaxis": "y"}, {"hovertemplate": "linea=T38<br>val_hour=%{x}<br>val_id=%{y}<extra></extra>", "legendgroup": "T38", "line": {"color": "#00cc96", "dash": "solid"}, "mode": "lines", "name": "T38", "showlegend": true, "type": "scattergl", "x": [0, 2, 3, 4, 5, 6, 7, 8, 9, 10, 11, 12, 13, 14, 15, 16, 17, 18, 19, 20, 21, 22, 23], "xaxis": "x", "y": [1, null, 3.5, 151.4, 190.7, 213, 155.2, 119.8, 97.4, 91.04, 98.72, 93.76, 89.4, 133.5, 151.9, 186.9, 182.2, 162.7, 121, 99.88, 59.52, 33.45, 9.778], "yaxis": "y"}, {"hovertemplate": "linea=T52<br>val_hour=%{x}<br>val_id=%{y}<extra></extra>", "legendgroup": "T52", "line": {"color": "#ab63fa", "dash": "solid"}, "mode": "lines", "name": "T52", "showlegend": true, "type": "scattergl", "x": [0, 2, 3, 4, 5, 6, 7, 8, 9, 10, 11, 12, 13, 14, 15, 16, 17, 18, 19, 20, 21, 22, 23], "xaxis": "x", "y": [null, null, null, null, 24.25, 61.75, 74.75, 55, 40.75, 27.75, 22.5, 18.75, 26, 32.5, 33, 43, 68, 80.33, 40.67, 11.67, null, null, null], "yaxis": "y"}, {"hovertemplate": "linea=T53<br>val_hour=%{x}<br>val_id=%{y}<extra></extra>", "legendgroup": "T53", "line": {"color": "#FFA15A", "dash": "solid"}, "mode": "lines", "name": "T53", "showlegend": true, "type": "scattergl", "x": [0, 2, 3, 4, 5, 6, 7, 8, 9, 10, 11, 12, 13, 14, 15, 16, 17, 18, 19, 20, 21, 22, 23], "xaxis": "x", "y": [null, null, null, 2, 50.25, 102.2, 92, 85.75, 42.75, 28.75, 27.67, 13.75, 29, 26, 33.5, 49.25, 43, 42.67, 14.67, 2, null, null, null], "yaxis": "y"}, {"hovertemplate": "linea=T54<br>val_hour=%{x}<br>val_id=%{y}<extra></extra>", "legendgroup": "T54", "line": {"color": "#19d3f3", "dash": "solid"}, "mode": "lines", "name": "T54", "showlegend": true, "type": "scattergl", "x": [0, 2, 3, 4, 5, 6, 7, 8, 9, 10, 11, 12, 13, 14, 15, 16, 17, 18, 19, 20, 21, 22, 23], "xaxis": "x", "y": [null, null, null, 188.9, 328.3, 300.4, 256.5, 169.5, 135.4, 105.8, 110.5, 113, 108.1, 123.5, 144.9, 163.3, 234.4, 223.9, 183.1, 128.2, 49.89, 36.54, 7.7], "yaxis": "y"}, {"hovertemplate": "linea=T55<br>val_hour=%{x}<br>val_id=%{y}<extra></extra>", "legendgroup": "T55", "line": {"color": "#FF6692", "dash": "solid"}, "mode": "lines", "name": "T55", "showlegend": true, "type": "scattergl", "x": [0, 2, 3, 4, 5, 6, 7, 8, 9, 10, 11, 12, 13, 14, 15, 16, 17, 18, 19, 20, 21, 22, 23], "xaxis": "x", "y": [null, null, null, 2, 22.25, 65.75, 67.5, 36.5, 18, 17.5, 11.33, 13, 19.25, 35, 85.75, 70.5, 73.33, 54.33, 67.33, 11.67, 3, null, null], "yaxis": "y"}, {"hovertemplate": "linea=T62<br>val_hour=%{x}<br>val_id=%{y}<extra></extra>", "legendgroup": "T62", "line": {"color": "#B6E880", "dash": "solid"}, "mode": "lines", "name": "T62", "showlegend": true, "type": "scattergl", "x": [0, 2, 3, 4, 5, 6, 7, 8, 9, 10, 11, 12, 13, 14, 15, 16, 17, 18, 19, 20, 21, 22, 23], "xaxis": "x", "y": [null, null, 6.571, 135.1, 161.8, 198.7, 176.6, 115.3, 83.24, 84.24, 75.48, 86.17, 84.24, 120.5, 116.8, 159.4, 173.4, 146.0, 97.89, 63.25, 48.54, 29, 1.765], "yaxis": "y"}, {"hovertemplate": "linea=TC24<br>val_hour=%{x}<br>val_id=%{y}<extra></extra>", "legendgroup": "TC24", "line": {"color": "#FF97FF", "dash": "solid"}, "mode": "lines", "name": "TC24", "showlegend": true, "type": "scattergl", "x": [0, 2, 3, 4, 5, 6, 7, 8, 9, 10, 11, 12, 13, 14, 15, 16, 17, 18, 19, 20, 21, 22, 23], "xaxis": "x", "y": [null, null, null, null, null, 14.75, 21.75, 15.25, 9.5, 10, 16.33, 10.33, 15, 24.5, 18.5, 23.75, 17, 19.67, 10.33, null, null, null, null], "yaxis": "y"}, {"hovertemplate": "linea=TC30<br>val_hour=%{x}<br>val_id=%{y}<extra></extra>", "legendgroup": "TC30", "line": {"color": "#FECB52", "dash": "solid"}, "mode": "lines", "name": "TC30", "showlegend": true, "type": "scattergl", "x": [0, 2, 3, 4, 5, 6, 7, 8, 9, 10, 11, 12, 13, 14, 15, 16, 17, 18, 19, 20, 21, 22, 23], "xaxis": "x", "y": [null, null, 10, 74.56, 118.6, 129.8, 108.4, 68.33, 61.92, 76.09, 74.87, 66.3, 66.45, 70.64, 91.13, 91.64, 120.2, 136.8, 112.9, 67.38, 25.83, 9.522, 3.545], "yaxis": "y"}, {"hovertemplate": "linea=Z12<br>val_hour=%{x}<br>val_id=%{y}<extra></extra>", "legendgroup": "Z12", "line": {"color": "#636efa", "dash": "solid"}, "mode": "lines", "name": "Z12", "showlegend": true, "type": "scattergl", "x": [0, 2, 3, 4, 5, 6, 7, 8, 9, 10, 11, 12, 13, 14, 15, 16, 17, 18, 19, 20, 21, 22, 23], "xaxis": "x", "y": [null, null, null, 24.67, 51.85, 87.96, 84.72, 70.2, 59.04, 55.2, 56.36, 53.84, 60.32, 62.16, 61.48, 72.48, 79.16, 76.32, 58.76, 31.8, 17.88, 8.609, 2.4], "yaxis": "y"}], "layout": {"legend": {"title": {"text": "linea"}, "tracegroupgap": 0}, "margin": {"t": 60}, "xaxis": {"anchor": "y", "domain": [0, 1], "title": {"text": "val_hour"}}, "yaxis": {"anchor": "x", "domain": [0, 1], "title": {"text": "val_id"}}}}
